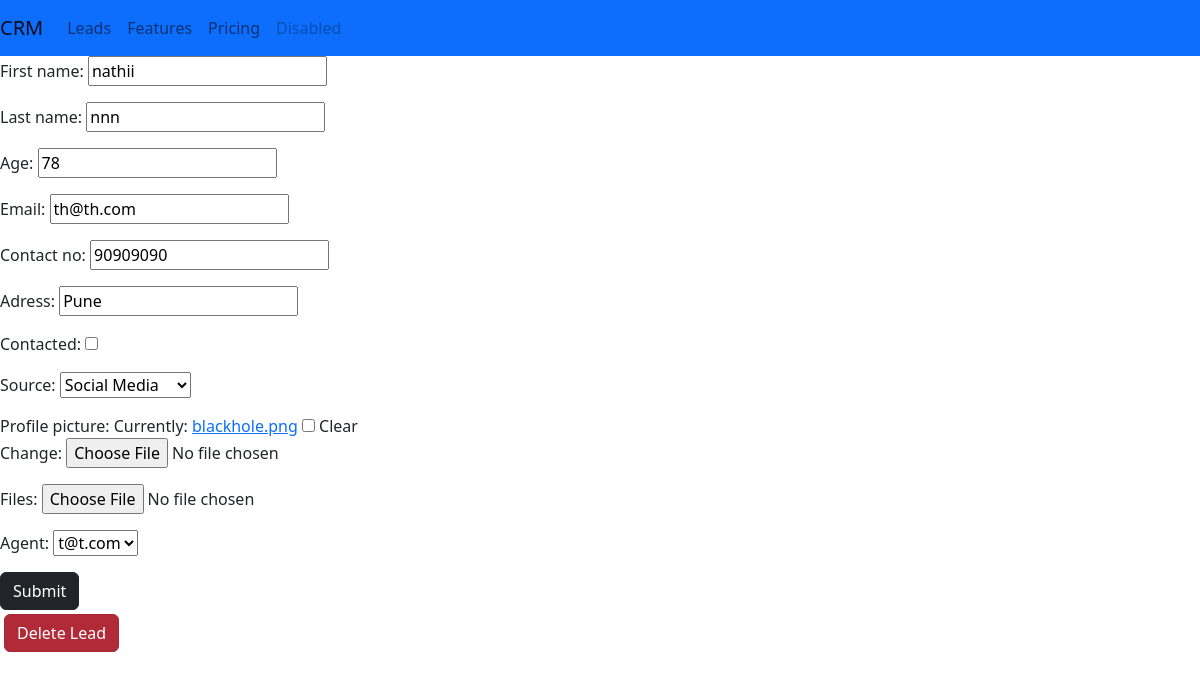
The page /leads/1/update/ on the database its author committed.
### leads/models.py (models this page shows, shortened)
class lead(infomixin):
    SOURCE_CHOICES = (
        ('1', '---'),
        ('FB', 'Facebook'),
        ('GS', 'Google Search'),
        ('SM', 'Social Media'),
        ('Ph', 'Phone'),
        ('Ot', 'Others')
    )
    contacted = models.BooleanField(default= False)
    source = models.CharField(choices=SOURCE_CHOICES, default=None, max_length=100)
    profile_picture = models.ImageField(blank=True, null=True, upload_to='media/')
    files = models.FileField(blank=True, null=True)
    agent = models.ForeignKey(Agent, on_delete=models.SET_DEFAULT,  default=None, null = True, blank=True)
    dt_stamp = models.DateTimeField(auto_created=True, null=True, auto_now=True)

class User(AbstractBaseUser):
    email = models.EmailField(
        verbose_name='email address',
        max_length=255,
        unique=True,
        null=False
    )
    first_name  =  models.CharField(max_length=50, default=None)
    last_name  =  models.CharField(max_length=50, default=None)
    contact_no = models.CharField(default=None, null=True, blank=True, max_length=20)
    is_active = models.BooleanField(default=True)
    staff = models.BooleanField(default=False) # a admin user; non super-user
    admin = models.BooleanField(default=False) # a superuser
    objects = MyUserManager()
    USERNAME_FIELD = 'email'
    REQUIRED_FIELDS = ['first_name','last_name'] # Email & Password are required by default.
    def get_full_name(self):
        return self.email

### leads/views.py (the view)
# urls.py: path('<int:pk>/update/', lead_view.update_lead, name="update_lead"),
def update_lead(request, pk):
    obj = lead.objects.get(id =pk)
    if request.method == "POST":
        lform = leadform(request.POST, request.FILES, instance=obj)
        if lform.is_valid():
            lform.save()
    lform = leadform(instance=obj)
    context = {
        "form" : lform,
        "lead" : obj
    }
    return render(request, "update_lead.html", context)

### leads/forms.py
class leadform(ModelForm):
    class Meta:
        model = lead
        fields = '__all__'

### leads/models.py (called while the page is built)
    def __str__(self):
        return self.user.get_full_name()

### leads/templates/update_lead.html (shortened to what this page needs)
{% extends 'layout.html' %}
{% block body%}
<form method="POST" action="{% url 'update_lead' lead.pk %}" enctype="multipart/form-data" >
    {{form.as_p}}
    <button type="submit" class="btn btn-dark">Submit</button>
</form>
<a href="{% url 'delete_lead' lead.pk %}" class="btn btn-secondary btn-danger active m-1" role="button" aria-pressed="true">Delete Lead</a>
{% endblock %}

### rows shown on the page
lead: first_name "nathii", last_name "nnn", age "78", email "th@th.com", contact_no "90909090", adress "Pune", source "Social Media", agent "t@t.com"
